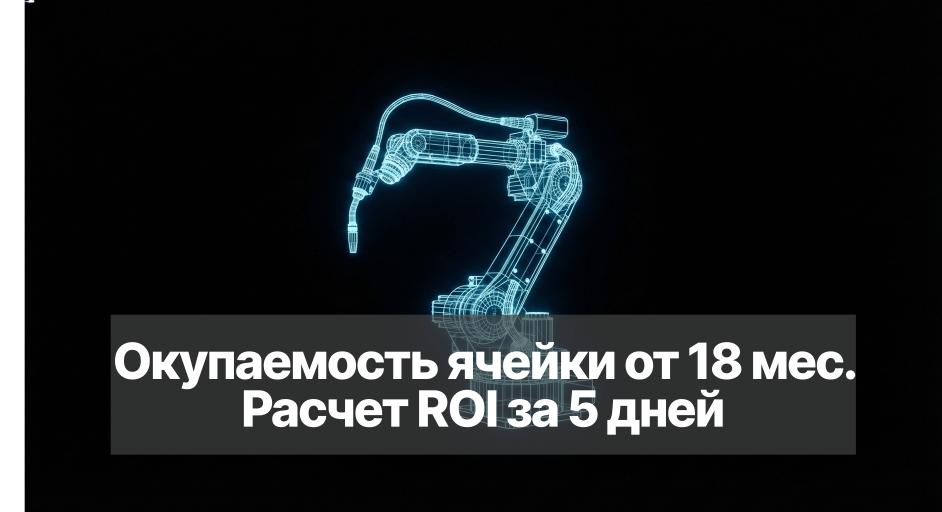
#> input picture tinified/ROI.png, 2826 x 1536 px (shown at 1/3 size); its folder holds 4 pictures in this run
$ python compress.py
#> lines starting #> are read from the running program, lines starting #| are printed output that depends on the picture
import os
import glob
from PIL import Image
import re

tinified_dir = "tinified"
html_file = "report.html"

# Convert images
for filepath in glob.glob(os.path.join(tinified_dir, "*.png")):
    img = Image.open(filepath)
#> img is the input picture: PIL image 2826x1536 P; mean R, G, B, A 23.6, 27.6, 29.3, 248.3
    if img.mode != "RGB":
        img = img.convert("RGB")
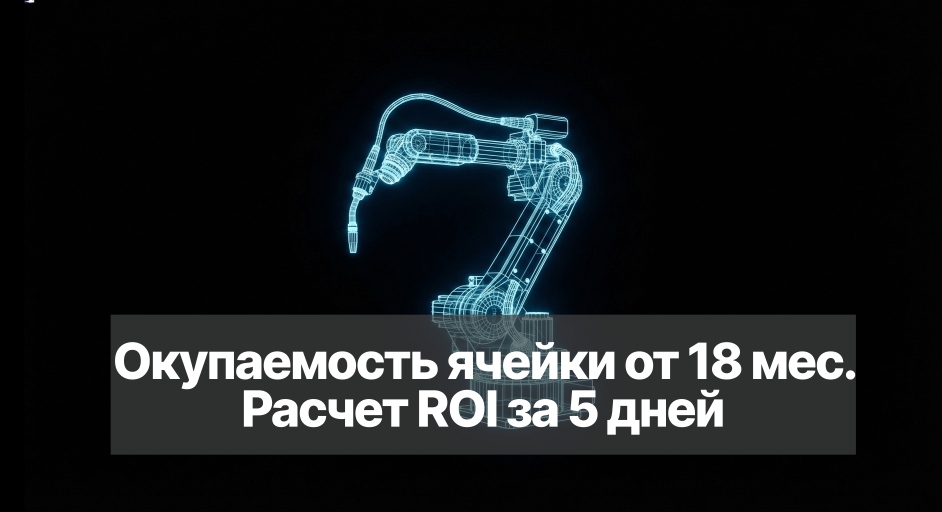
#> img: PIL image 2826x1536 RGB (shown at 1/3 size); mean R, G, B 23.6, 27.6, 29.3

    # Scale down if very large (e.g. max width 1200)
    MAX_SIZE = (1200, 1200)
    img.thumbnail(MAX_SIZE, Image.Resampling.LANCZOS)
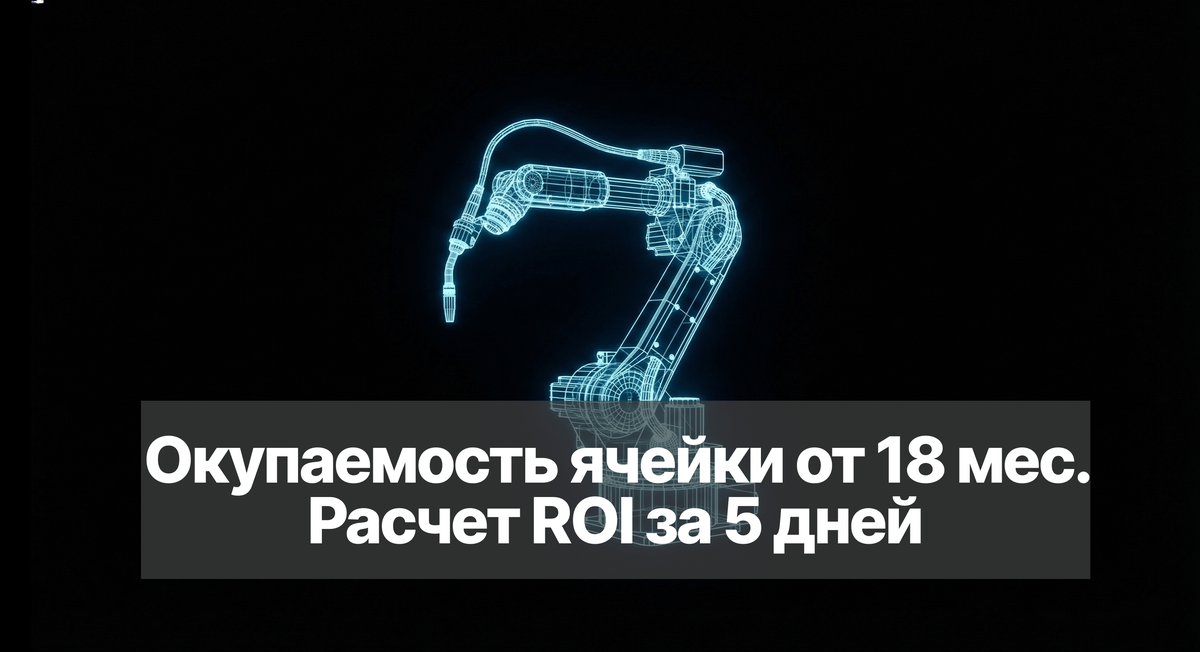
#> img: PIL image 1200x652 RGB; mean R, G, B 23.5, 27.5, 29.2

    new_filepath = filepath.rsplit('.', 1)[0] + '.webp'
    img.save(new_filepath, "webp", quality=80)
    os.remove(filepath)
    print(f"Converted and compressed: {os.path.basename(filepath)} -> {os.path.basename(new_filepath)}")
#> pass 2 of the loop `for filepath in glob.glob(os.path.join(tinified_dir, "*.png")):`:
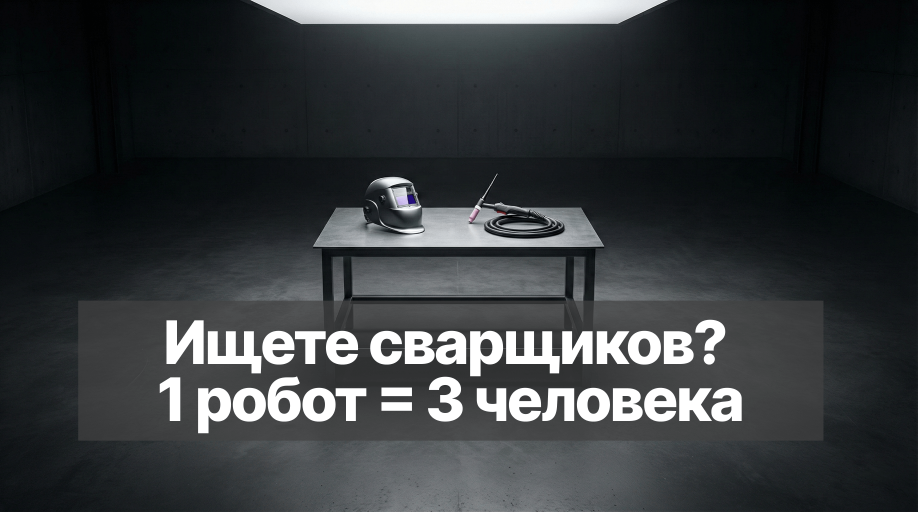
#> input picture tinified/Ищете сварщиков.png, 2752 x 1536 px (shown at 1/3 size)
#> img is the input picture: PIL image 2752x1536 P; mean R, G, B 54.6, 58.1, 60.3
#> `img.thumbnail(MAX_SIZE, Image.Resampling.LANCZOS)`:
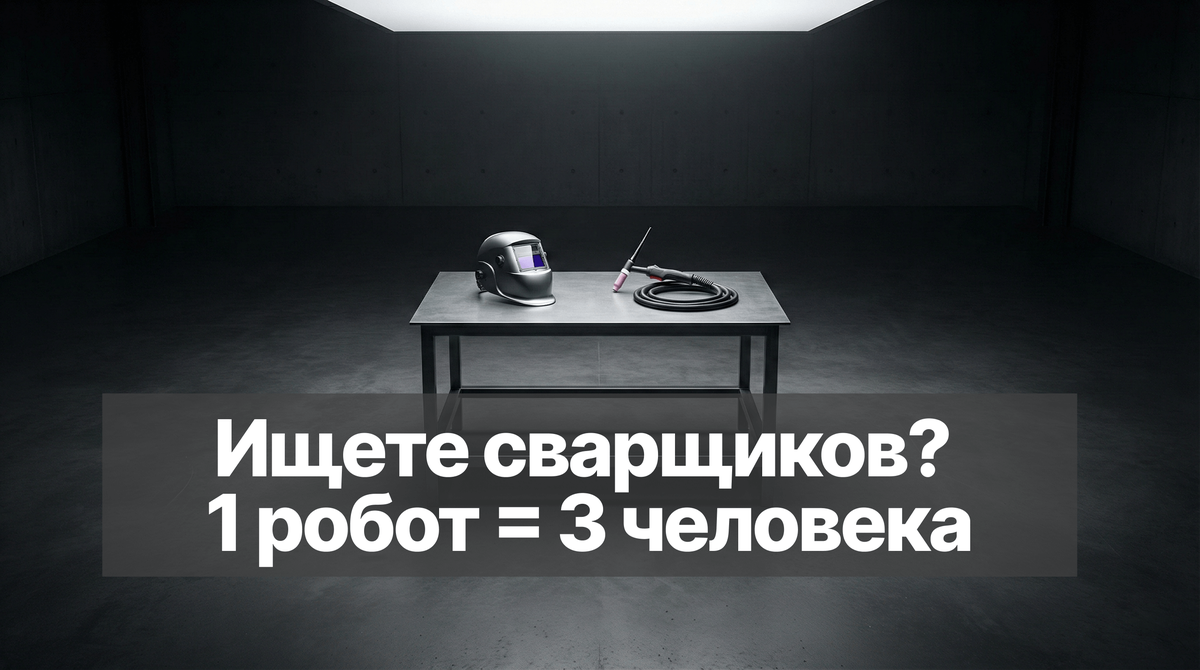
#> img: PIL image 1200x670 RGB; mean R, G, B 54.5, 58.1, 60.3
#> pass 3 of the loop `for filepath in glob.glob(os.path.join(tinified_dir, "*.png")):`:
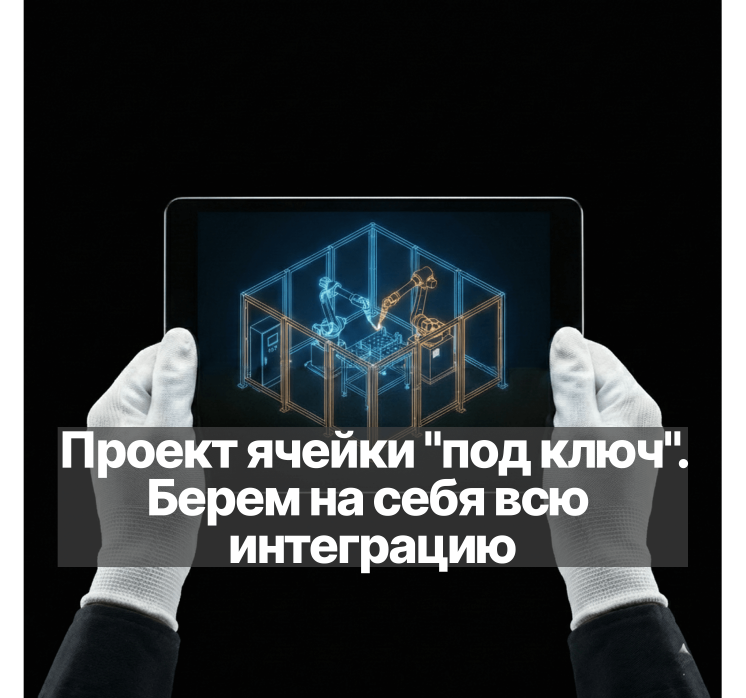
#> input picture tinified/Проект ячейки.png, 2236 x 2094 px (shown at 1/3 size)
#> img is the input picture: PIL image 2236x2094 P; mean R, G, B, A 35.4, 39.2, 41, 238.8
#> `img = img.convert("RGB")`:
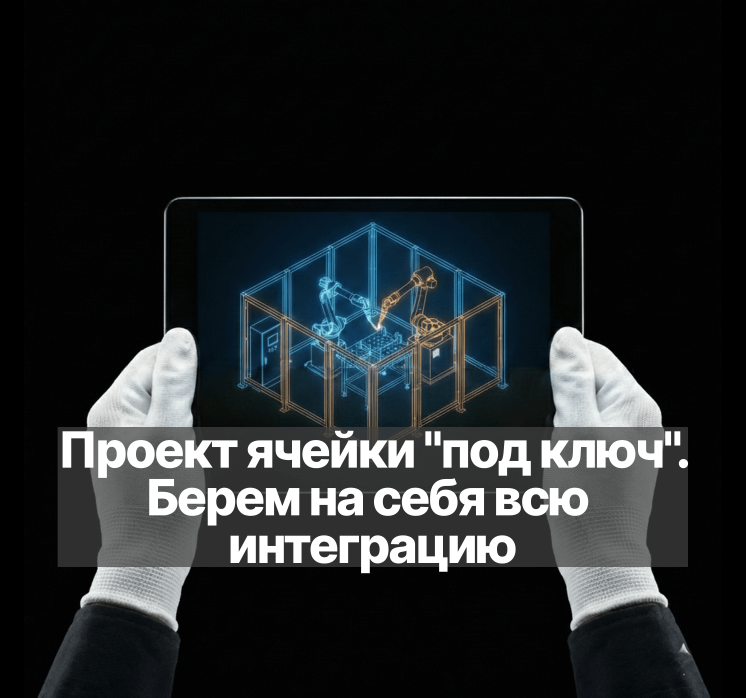
#> img: PIL image 2236x2094 RGB (shown at 1/3 size); mean R, G, B 35.4, 39.2, 41
#> `img.thumbnail(MAX_SIZE, Image.Resampling.LANCZOS)`:
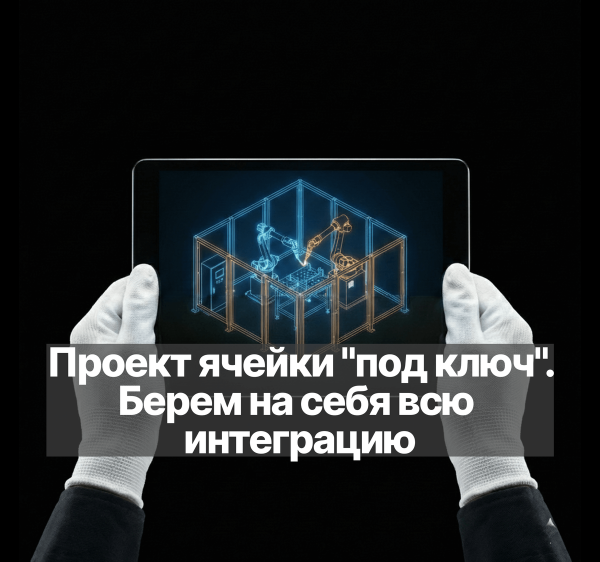
#> img: PIL image 1200x1124 RGB (shown at 1/2 size); mean R, G, B 35.4, 39.1, 40.9
#> the loop made 4 passes; the first 3 are shown

# Update html
#> (the run stopped early here; a loop or call above may not have finished)
